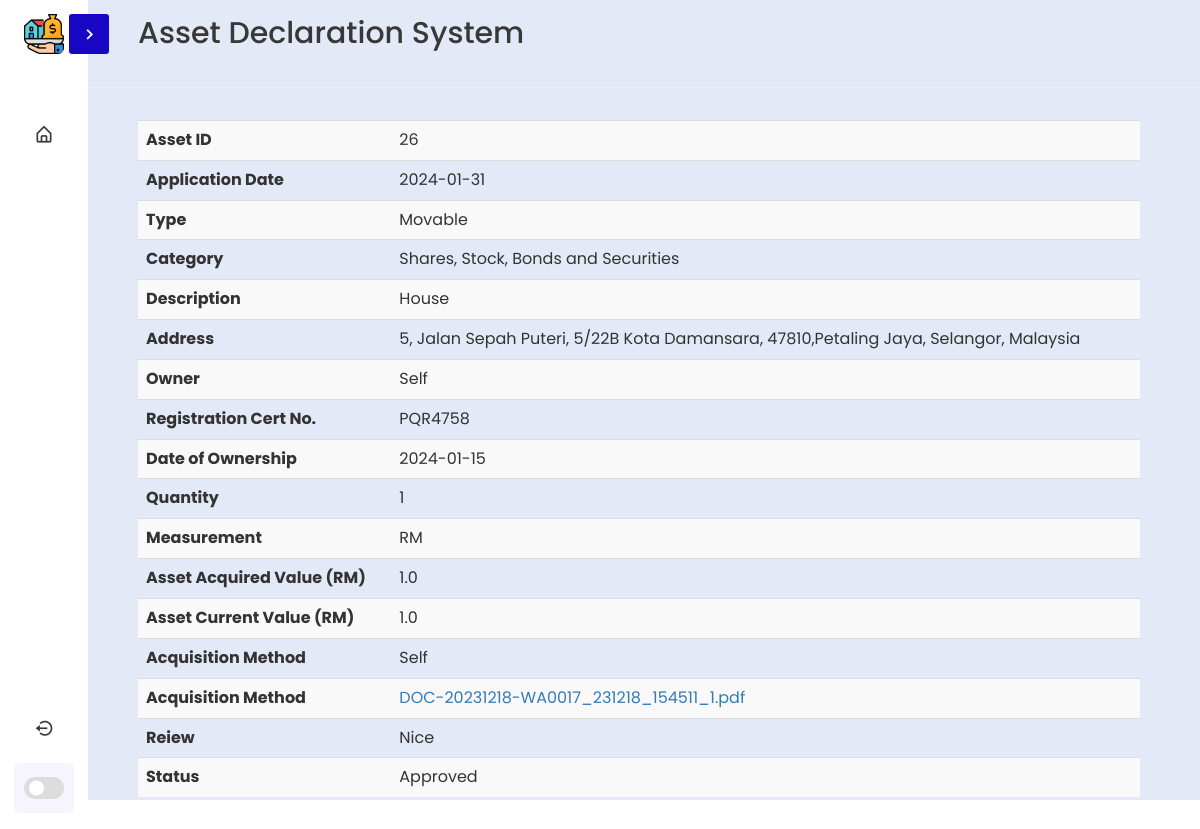
/viewAss/26 (signed in), run on an earlier commit of the app's database.
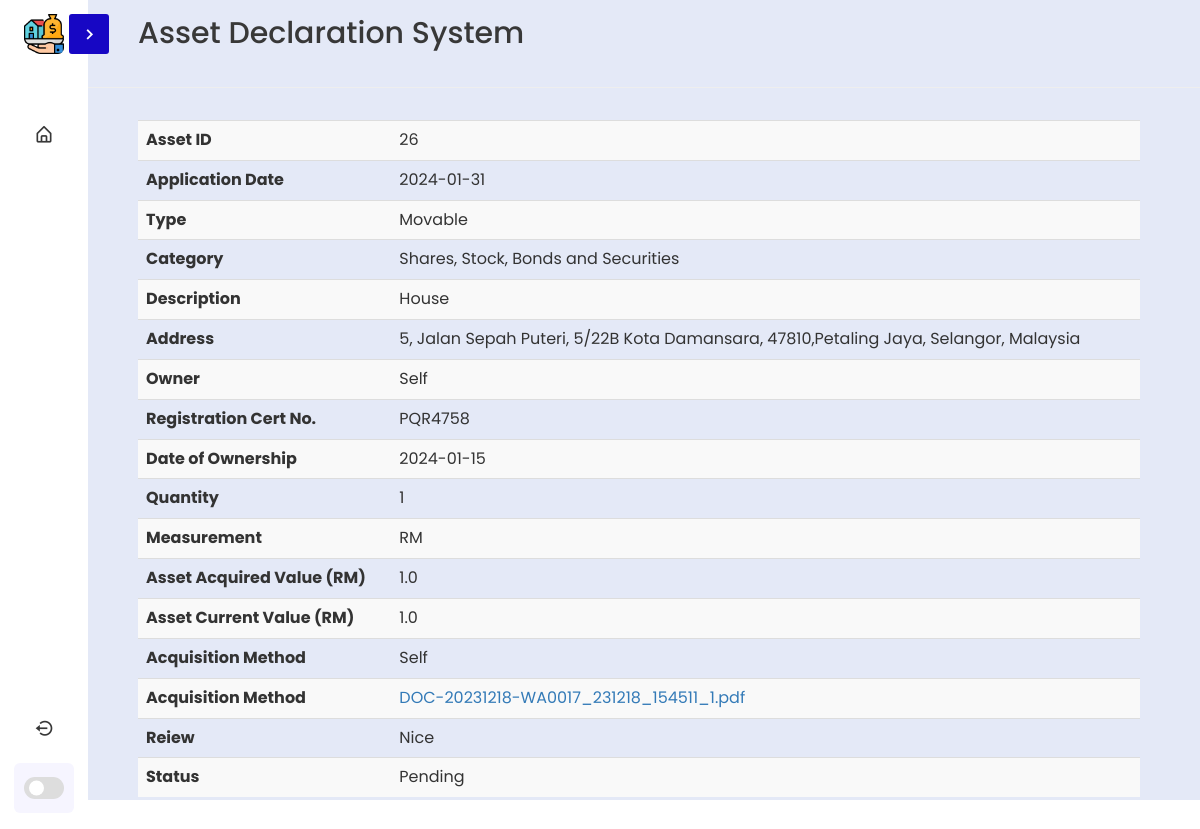
And on a later commit of the database.
### tables this page shows
CREATE TABLE assets (
AssetID INTEGER NOT NULL PRIMARY KEY AUTOINCREMENT,
UserID INTEGER NOT NULL,
DateOfApp DATE NOT NULL,
AssDecType TEXT NOT NULL,
AssDecCat TEXT NOT NULL,
Description TEXT NOT NULL,
Address TEXT NOT NULL,
Owner TEXT NOT NULL,
RegCertNo TEXT NOT NULL,
DateOfOwnership DATE NOT NULL,
Quantity INTEGER NOT NULL,
Measurement TEXT NOT NULL,
AssAcqVAl REAL NOT NULL,
CurrAssVal REAL NOT NULL,
AcqMethod TEXT NOT NULL,
Attachment TEXT NOT NULL,
Review TEXT NOT NULL,
Status TEXT NOT NULL
);

### app.py (the view)
@app.route('/viewAss/<string:assID>',methods=['POST','GET'])
@login_required
def viewAss(assID):
    try:
        conn = create_connection()
        cur = conn.cursor()
        cur.execute("""SELECT * FROM `assets` WHERE `AssetID` = ? """,(assID,))
        rowdata = cur.fetchone()
        cur.close
        return render_template('viewAss.html', rowdata=rowdata)
    except:
        flash("An Exception Occured!")
    return render_template('loginPage.html')

### app.py (called while the page is built)
def create_connection():
    conn = None
    try:
        conn = sqlite3.connect('static/db/user.db')  # create a database connection
        return conn
    except Error as e:
        print(e)
    return conn

@login_manager.user_loader
def load_user(admin_id):
    conn = create_connection()
    cur = conn.cursor()
    cur.execute("SELECT * FROM admin WHERE adminID=?", (admin_id,))
    user = cur.fetchone()
    if user:
        return User(*user)
    return None

### templates/viewAss.html (shortened to what this page needs)
{% extends 'base.html' %}
{% block content %}
<div>
    <table class="table table-striped" style="width: 100%;">
        <tr>
            <th>Asset ID</th>
            <td id="ID">{{rowdata.0}}</td>
        </tr>
        <tr>
            <th>Application Date</th>
            <td id="Date">{{rowdata.2}}</td>
        </tr>
        <tr>
            <th>Type</th>
            <td id="Type">{{rowdata.3}}</td>
        </tr>
        <tr>
            <th>Category</th>
            <td id="Cat">{{rowdata.4}}</td>
        </tr>
        <tr>
            <th>Description</th>
            <td id="Desc">{{rowdata.5}}</td>
        </tr>
        <tr>
            <th>Address</th>
            <td id="Addr">{{rowdata.6}}</td>
        </tr>
        <tr>
            <th>Owner</th>
            <td id="Owner">{{rowdata.7}}</td>
        </tr>
        <tr>
            <th>Registration Cert No.</th>
            <td id="RegNo">{{rowdata.8}}</td>
        </tr>
        <tr>
            <th>Date of Ownership</th>
            <td id="DateofOwn">{{rowdata.9}}</td>
        </tr>
        <tr>
            <th>Quantity</th>
            <td id="Quant">{{rowdata.10}}</td>
        </tr>
        <tr>
            <th>Measurement</th>
            <td id="Msrmnt">{{rowdata.11}}</td>
        </tr>
        <tr>
            <th>Asset Acquired Value (RM)</th>
            <td id="AcqVal">{{rowdata.12}}</td>
        </tr>
        <tr>
            <th>Asset Current Value (RM)</th>
            <td id="CurrVal">{{rowdata.13}}</td>
        </tr>
        <tr>
            <th>Acquisition Method</th>
            <td id="AcqMet">{{rowdata.14}}</td>
        </tr>
        <tr>
            <th>Acquisition Method</th>
            <td id="Attchmnt"><a href = "/static/attachment/{{rowdata.15}}" download = "{{rowdata.15}}">{{rowdata.15}}</a></td>
        </tr>
        <tr>
            <th>Reiew</th>
            <td id="Review">{{rowdata.16}}</td>
        </tr>
        <tr>
            <th>Status</th>
            <td id="Status">{{rowdata.17}}</td>
        </tr>
    </table>
</div>
{% endblock %}

What changed in the data, as far as the page shows it:
changed assets "Movable": Status "Approved" → "Pending"
